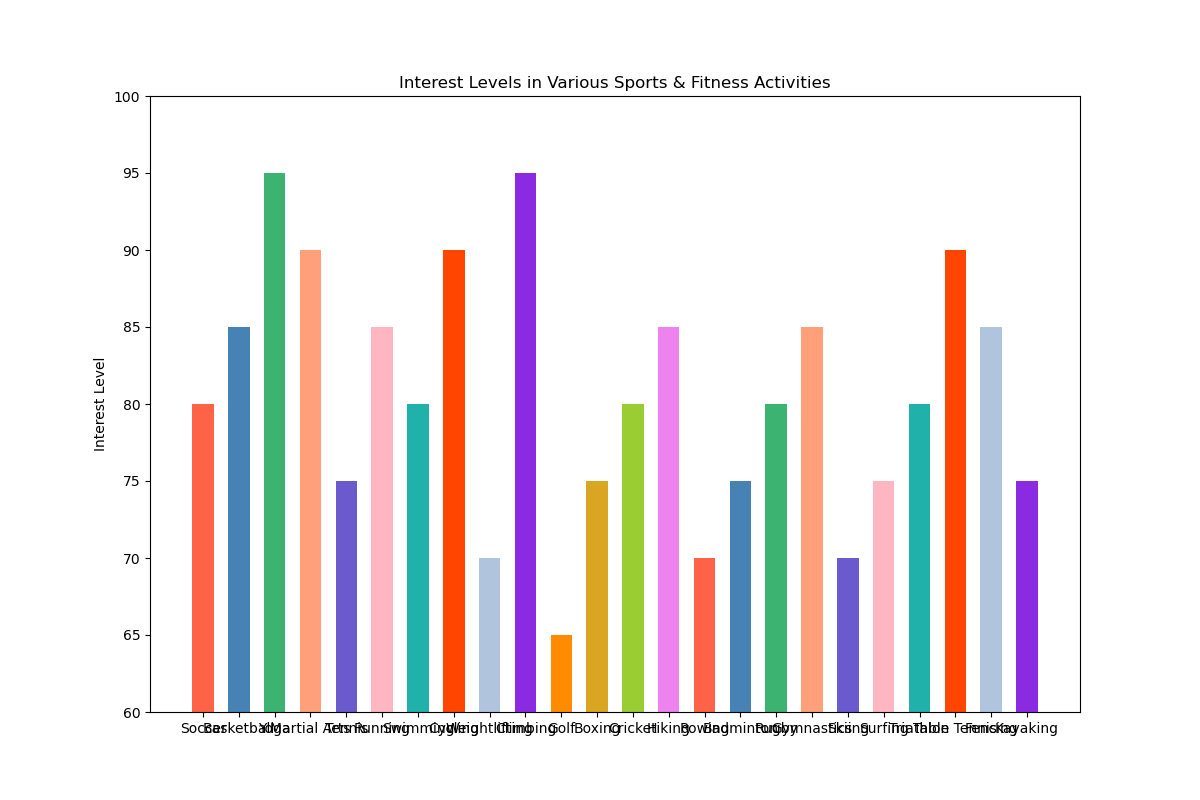

Recreate this plot in Python.

import matplotlib.pyplot as plt

# Data
categories = [
    'Soccer', 'Basketball', 'Yoga', 'Martial Arts', 'Tennis', 'Running', 
    'Swimming', 'Cycling', 'Weightlifting', 'Climbing', 'Golf', 'Boxing', 
    'Cricket', 'Hiking', 'Rowing', 'Badminton', 'Rugby', 'Gymnastics', 
    'Skiing', 'Surfing', 'Triathlon', 'Table Tennis', 'Fencing', 'Kayaking'
]
interest_level = [
    80, 85, 95, 90, 75, 85, 80, 90, 70, 95, 65, 75, 80, 85, 70, 75, 80, 
    85, 70, 75, 80, 90, 85, 75
]

# Plotting the bar chart
plt.figure(figsize=(12, 8))
plt.bar(categories, interest_level, width=0.6, color=[
    '#ff6347', '#4682b4', '#3cb371', '#ffa07a', '#6a5acd', '#ffb6c1', 
    '#20b2aa', '#ff4500', '#b0c4de', '#8a2be2', '#ff8c00', '#daa520', 
    '#9acd32', '#ee82ee', '#ff6347', '#4682b4', '#3cb371', '#ffa07a', 
    '#6a5acd', '#ffb6c1', '#20b2aa', '#ff4500', '#b0c4de', '#8a2be2'
])

# Customizing the plot
plt.ylabel('Interest Level')
plt.title('Interest Levels in Various Sports & Fitness Activities')
plt.ylim(60, 100)

# Show the plot
plt.show()
